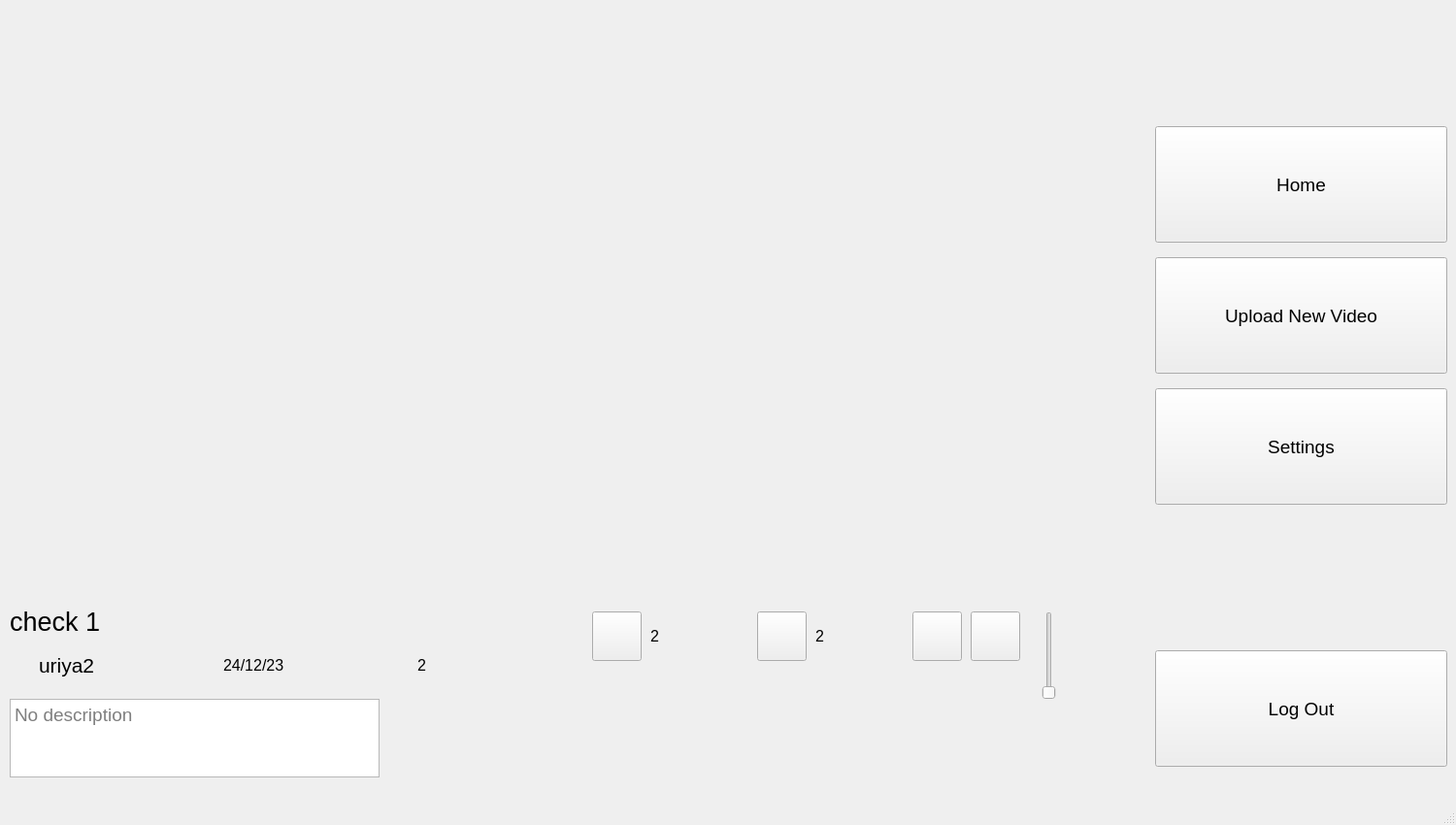
<?xml version="1.0" encoding="UTF-8"?>
<ui version="4.0">
 <class>MainWindow</class>
 <widget class="QMainWindow" name="MainWindow">
  <property name="geometry">
   <rect>
    <x>0</x>
    <y>0</y>
    <width>1500</width>
    <height>850</height>
   </rect>
  </property>
  <property name="windowTitle">
   <string>MainWindow</string>
  </property>
  <widget class="QWidget" name="centralwidget">
   <widget class="QLabel" name="label">
    <property name="geometry">
     <rect>
      <x>1420</x>
      <y>290</y>
      <width>70</width>
      <height>70</height>
     </rect>
    </property>
    <property name="text">
     <string/>
    </property>
    <property name="pixmap">
     <pixmap>upload-removebg-preview.png</pixmap>
    </property>
    <property name="scaledContents">
     <bool>true</bool>
    </property>
   </widget>
   <widget class="QPushButton" name="upload_button">
    <property name="geometry">
     <rect>
      <x>1190</x>
      <y>265</y>
      <width>301</width>
      <height>120</height>
     </rect>
    </property>
    <property name="font">
     <font>
      <pointsize>14</pointsize>
     </font>
    </property>
    <property name="text">
     <string>Upload New Video</string>
    </property>
   </widget>
   <widget class="QLabel" name="label_2">
    <property name="geometry">
     <rect>
      <x>1420</x>
      <y>430</y>
      <width>60</width>
      <height>60</height>
     </rect>
    </property>
    <property name="text">
     <string/>
    </property>
    <property name="pixmap">
     <pixmap>settings-removebg-preview.png</pixmap>
    </property>
    <property name="scaledContents">
     <bool>true</bool>
    </property>
   </widget>
   <widget class="QLabel" name="label_4">
    <property name="geometry">
     <rect>
      <x>1430</x>
      <y>710</y>
      <width>41</width>
      <height>51</height>
     </rect>
    </property>
    <property name="text">
     <string/>
    </property>
    <property name="pixmap">
     <pixmap>log_out-removebg-preview.png</pixmap>
    </property>
    <property name="scaledContents">
     <bool>true</bool>
    </property>
   </widget>
   <widget class="QPushButton" name="Logout_button">
    <property name="geometry">
     <rect>
      <x>1190</x>
      <y>670</y>
      <width>301</width>
      <height>120</height>
     </rect>
    </property>
    <property name="font">
     <font>
      <pointsize>14</pointsize>
     </font>
    </property>
    <property name="text">
     <string>Log Out</string>
    </property>
   </widget>
   <widget class="QPushButton" name="home_button">
    <property name="geometry">
     <rect>
      <x>1190</x>
      <y>130</y>
      <width>301</width>
      <height>120</height>
     </rect>
    </property>
    <property name="font">
     <font>
      <pointsize>14</pointsize>
     </font>
    </property>
    <property name="text">
     <string>Home</string>
    </property>
   </widget>
   <widget class="QLabel" name="label_3">
    <property name="geometry">
     <rect>
      <x>1180</x>
      <y>0</y>
      <width>291</width>
      <height>111</height>
     </rect>
    </property>
    <property name="text">
     <string/>
    </property>
    <property name="pixmap">
     <pixmap>logo-removebg-preview (1).png</pixmap>
    </property>
    <property name="scaledContents">
     <bool>true</bool>
    </property>
   </widget>
   <widget class="QLabel" name="label_5">
    <property name="geometry">
     <rect>
      <x>1420</x>
      <y>160</y>
      <width>60</width>
      <height>60</height>
     </rect>
    </property>
    <property name="text">
     <string/>
    </property>
    <property name="pixmap">
     <pixmap>home-removebg-preview.png</pixmap>
    </property>
    <property name="scaledContents">
     <bool>true</bool>
    </property>
   </widget>
   <widget class="QPushButton" name="settings_button">
    <property name="geometry">
     <rect>
      <x>1190</x>
      <y>400</y>
      <width>301</width>
      <height>120</height>
     </rect>
    </property>
    <property name="font">
     <font>
      <pointsize>14</pointsize>
     </font>
    </property>
    <property name="text">
     <string>Settings</string>
    </property>
   </widget>
   <widget class="QPushButton" name="resume_button">
    <property name="geometry">
     <rect>
      <x>1000</x>
      <y>630</y>
      <width>51</width>
      <height>51</height>
     </rect>
    </property>
    <property name="text">
     <string/>
    </property>
    <property name="icon">
     <iconset>
      <normaloff>resume-removebg-preview.png</normaloff>resume-removebg-preview.png</iconset>
    </property>
    <property name="iconSize">
     <size>
      <width>30</width>
      <height>30</height>
     </size>
    </property>
   </widget>
   <widget class="QSlider" name="volume_slider">
    <property name="geometry">
     <rect>
      <x>1070</x>
      <y>630</y>
      <width>21</width>
      <height>91</height>
     </rect>
    </property>
    <property name="maximum">
     <number>100</number>
    </property>
    <property name="orientation">
     <enum>Qt::Vertical</enum>
    </property>
   </widget>
   <widget class="QPushButton" name="pause_button">
    <property name="geometry">
     <rect>
      <x>940</x>
      <y>630</y>
      <width>51</width>
      <height>51</height>
     </rect>
    </property>
    <property name="text">
     <string/>
    </property>
    <property name="icon">
     <iconset>
      <normaloff>pause-removebg-preview.png</normaloff>pause-removebg-preview.png</iconset>
    </property>
    <property name="iconSize">
     <size>
      <width>30</width>
      <height>30</height>
     </size>
    </property>
   </widget>
   <widget class="QLabel" name="volume_icon">
    <property name="geometry">
     <rect>
      <x>1065</x>
      <y>730</y>
      <width>31</width>
      <height>31</height>
     </rect>
    </property>
    <property name="text">
     <string/>
    </property>
    <property name="pixmap">
     <pixmap>volume.png</pixmap>
    </property>
    <property name="scaledContents">
     <bool>true</bool>
    </property>
   </widget>
   <widget class="QLabel" name="volume_percentage">
    <property name="geometry">
     <rect>
      <x>1100</x>
      <y>730</y>
      <width>61</width>
      <height>31</height>
     </rect>
    </property>
    <property name="text">
     <string/>
    </property>
   </widget>
   <widget class="QLabel" name="creator_label">
    <property name="geometry">
     <rect>
      <x>40</x>
      <y>660</y>
      <width>161</width>
      <height>51</height>
     </rect>
    </property>
    <property name="font">
     <font>
      <pointsize>16</pointsize>
     </font>
    </property>
    <property name="text">
     <string>uriya2</string>
    </property>
   </widget>
   <widget class="QLabel" name="date_label">
    <property name="geometry">
     <rect>
      <x>230</x>
      <y>660</y>
      <width>161</width>
      <height>51</height>
     </rect>
    </property>
    <property name="font">
     <font>
      <pointsize>12</pointsize>
     </font>
    </property>
    <property name="text">
     <string>24/12/23</string>
    </property>
   </widget>
   <widget class="QLabel" name="volume_icon_2">
    <property name="geometry">
     <rect>
      <x>200</x>
      <y>670</y>
      <width>31</width>
      <height>31</height>
     </rect>
    </property>
    <property name="text">
     <string/>
    </property>
    <property name="pixmap">
     <pixmap>date.png</pixmap>
    </property>
    <property name="scaledContents">
     <bool>true</bool>
    </property>
   </widget>
   <widget class="QLabel" name="volume_icon_3">
    <property name="geometry">
     <rect>
      <x>8</x>
      <y>670</y>
      <width>31</width>
      <height>31</height>
     </rect>
    </property>
    <property name="text">
     <string/>
    </property>
    <property name="pixmap">
     <pixmap>acount.png</pixmap>
    </property>
    <property name="scaledContents">
     <bool>true</bool>
    </property>
   </widget>
   <widget class="QLabel" name="volume_icon_4">
    <property name="geometry">
     <rect>
      <x>380</x>
      <y>660</y>
      <width>61</width>
      <height>51</height>
     </rect>
    </property>
    <property name="text">
     <string/>
    </property>
    <property name="pixmap">
     <pixmap>views.png</pixmap>
    </property>
    <property name="scaledContents">
     <bool>true</bool>
    </property>
   </widget>
   <widget class="QLabel" name="views_label">
    <property name="geometry">
     <rect>
      <x>430</x>
      <y>660</y>
      <width>161</width>
      <height>51</height>
     </rect>
    </property>
    <property name="font">
     <font>
      <pointsize>12</pointsize>
     </font>
    </property>
    <property name="text">
     <string>2</string>
    </property>
   </widget>
   <widget class="QLabel" name="title_label">
    <property name="geometry">
     <rect>
      <x>10</x>
      <y>620</y>
      <width>391</width>
      <height>41</height>
     </rect>
    </property>
    <property name="font">
     <font>
      <pointsize>20</pointsize>
     </font>
    </property>
    <property name="text">
     <string>check 1</string>
    </property>
   </widget>
   <widget class="QPushButton" name="like_button">
    <property name="geometry">
     <rect>
      <x>610</x>
      <y>630</y>
      <width>51</width>
      <height>51</height>
     </rect>
    </property>
    <property name="text">
     <string/>
    </property>
    <property name="icon">
     <iconset>
      <normaloff>empty_like.png</normaloff>empty_like.png</iconset>
    </property>
    <property name="iconSize">
     <size>
      <width>30</width>
      <height>30</height>
     </size>
    </property>
   </widget>
   <widget class="QPushButton" name="dislike_button">
    <property name="geometry">
     <rect>
      <x>780</x>
      <y>630</y>
      <width>51</width>
      <height>51</height>
     </rect>
    </property>
    <property name="text">
     <string/>
    </property>
    <property name="icon">
     <iconset>
      <normaloff>empty_dislike.png</normaloff>empty_dislike.png</iconset>
    </property>
    <property name="iconSize">
     <size>
      <width>30</width>
      <height>30</height>
     </size>
    </property>
   </widget>
   <widget class="QLabel" name="like_label">
    <property name="geometry">
     <rect>
      <x>670</x>
      <y>630</y>
      <width>81</width>
      <height>51</height>
     </rect>
    </property>
    <property name="font">
     <font>
      <pointsize>12</pointsize>
     </font>
    </property>
    <property name="text">
     <string>2</string>
    </property>
   </widget>
   <widget class="QLabel" name="dislike_label">
    <property name="geometry">
     <rect>
      <x>840</x>
      <y>630</y>
      <width>81</width>
      <height>51</height>
     </rect>
    </property>
    <property name="font">
     <font>
      <pointsize>12</pointsize>
     </font>
    </property>
    <property name="text">
     <string>2</string>
    </property>
   </widget>
   <widget class="QTextEdit" name="description_label">
    <property name="geometry">
     <rect>
      <x>10</x>
      <y>720</y>
      <width>381</width>
      <height>81</height>
     </rect>
    </property>
    <property name="font">
     <font>
      <pointsize>14</pointsize>
     </font>
    </property>
    <property name="readOnly">
     <bool>true</bool>
    </property>
    <property name="placeholderText">
     <string>No description</string>
    </property>
   </widget>
   <widget class="QWidget" name="videowidget" native="true">
    <property name="geometry">
     <rect>
      <x>10</x>
      <y>10</y>
      <width>1161</width>
      <height>601</height>
     </rect>
    </property>
   </widget>
   <zorder>Logout_button</zorder>
   <zorder>settings_button</zorder>
   <zorder>upload_button</zorder>
   <zorder>label</zorder>
   <zorder>label_2</zorder>
   <zorder>label_4</zorder>
   <zorder>home_button</zorder>
   <zorder>label_3</zorder>
   <zorder>label_5</zorder>
   <zorder>resume_button</zorder>
   <zorder>volume_slider</zorder>
   <zorder>pause_button</zorder>
   <zorder>volume_icon</zorder>
   <zorder>volume_percentage</zorder>
   <zorder>creator_label</zorder>
   <zorder>date_label</zorder>
   <zorder>volume_icon_2</zorder>
   <zorder>volume_icon_3</zorder>
   <zorder>volume_icon_4</zorder>
   <zorder>views_label</zorder>
   <zorder>title_label</zorder>
   <zorder>like_button</zorder>
   <zorder>dislike_button</zorder>
   <zorder>like_label</zorder>
   <zorder>dislike_label</zorder>
   <zorder>description_label</zorder>
   <zorder>videowidget</zorder>
  </widget>
  <widget class="QMenuBar" name="menubar">
   <property name="geometry">
    <rect>
     <x>0</x>
     <y>0</y>
     <width>1500</width>
     <height>21</height>
    </rect>
   </property>
  </widget>
  <widget class="QStatusBar" name="statusbar"/>
 </widget>
 <resources/>
 <connections/>
</ui>
